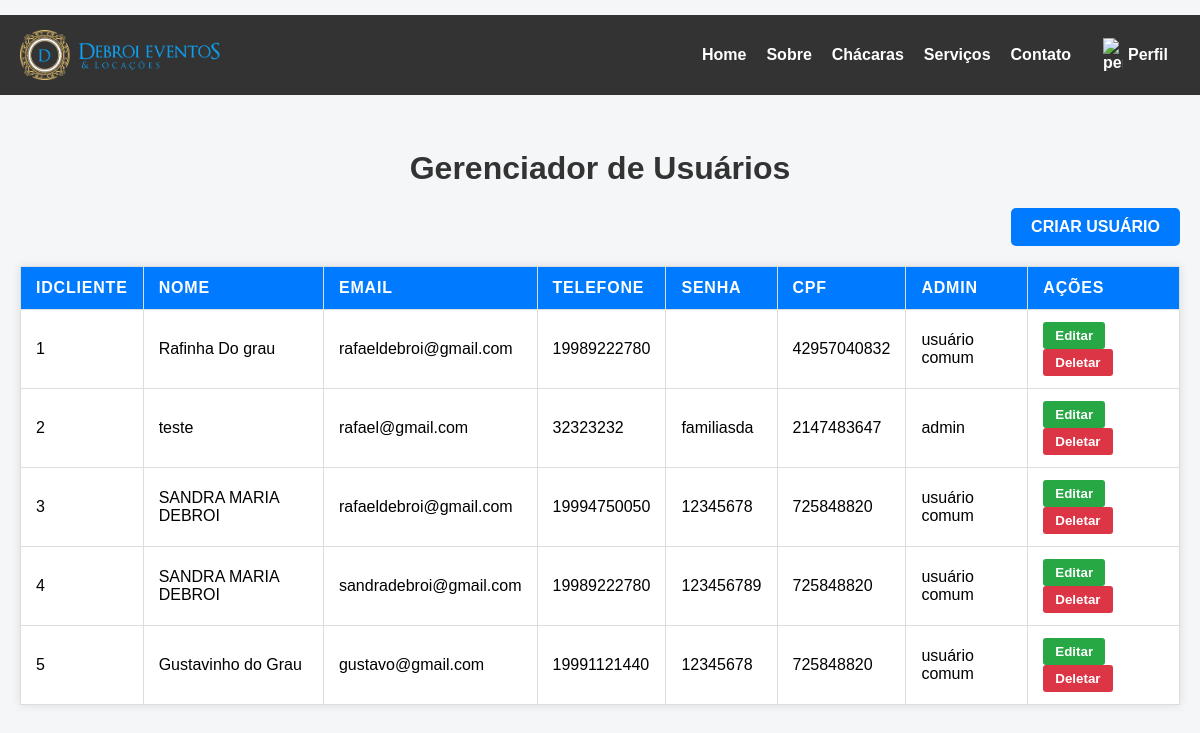
Screenshot of /GerenciamentoUser.php (signed in) with the database file from the repository.
### tables this page shows
CREATE TABLE `cliente` (
  `IdCliente` int(11) NOT NULL AUTO_INCREMENT,
  `Nome` varchar(100) NOT NULL,
  `Email` varchar(255) NOT NULL,
  `Telefone` varchar(15) NOT NULL,
  `Senha` varchar(100) NOT NULL,
  `Cpf` varchar(11) NOT NULL,
  `Admin` int(1) DEFAULT NULL,
  PRIMARY KEY (`IdCliente`)
);

### html/GerenciamentoUser.php (the view, shortened to what this page needs)
<?php
include('conexao.php');
    $ConsultaSQL = "select * from cliente;";
    $clientes = mysqli_query($conecta,$ConsultaSQL);
?>
<!DOCTYPE html>
<html lang="pt-BR">
<head>
</head>
<body>
    <header>
        <?php include 'menuBarra.php'; ?>
    </header>
    <div class="TudoviewUser">
        <h1>Gerenciador de Usuários</h1>
        <button class="create-btn">Criar Usuário</button>
        <table>
            <thead>
                <tr>
                    <th>IdCliente</th>
                    <th>Nome</th>
                    <th>Email</th>
                    <th>Telefone</th>
                    <th>Senha</th>
                    <th>CPF</th>
                    <th>Admin</th>
                    <th>Ações</th>
                </tr>
            </thead>
            <tbody>
                <?php while($cliente = mysqli_fetch_assoc($clientes)){  ?>
                <tr>
                    <td><?php echo $cliente["IdCliente"]; ?></td>
                    <td><?php echo $cliente["Nome"]; ?></td>
                    <td><?php echo $cliente["Email"]; ?></td>
                    <td><?php echo $cliente["Telefone"]; ?></td>
                    <td><?php echo $cliente["Senha"]; ?></td>
                    <td><?php echo $cliente["Cpf"]; ?></td>
                    <td>
                        <?php
                            if ($cliente["Admin"] == 1) {
                                echo "admin";
                            } else {
                                 echo "usuário comum";
                            }
                        ?>
                    </td>
                    <td class="actions">
                        <button class="edit-btn">Editar</button>
                        <button class="delete-btn">Deletar</button>
                    </td>
                </tr>
                <?php } ?>
            </tbody>
        </table>
    </div>
</body>
</html>

### html/GerenciamentoUser.php (style rules this page uses)
body { font-family: Arial, sans-serif; margin: 20px; background-color: #f4f6f8; }
h1 { margin-top: 150px; color: #333; text-align: center; }
table { width: 100%; border-collapse: collapse; margin-top: 15px; background: white; box-shadow: 0 0 10px rgba(0, 0, 0, 0.1); }
th, td { padding: 12px 15px; border: 1px solid #ddd; text-align: left; }
th { background-color: #007BFF; color: white; text-transform: uppercase; letter-spacing: 0.05em; }
.actions button { margin-right: 5px; padding: 6px 12px; border: none; border-radius: 3px; cursor: pointer; color: white; font-weight: bold; }
.edit-btn { background-color: #28a745; }
.delete-btn { background-color: #dc3545; }
.create-btn { background-color: #007bff; color: white; padding: 10px 20px; border: none; border-radius: 5px; font-size: 16px; cursor: pointer; text-transform: uppercase; font-weight: bold; margin-bottom: 20px; display: block; margin-left: auto; }

### rows the page displays
cliente: IdCliente "1", Nome "Rafinha Do grau", Email "rafaeldebroi@gmail.com", Telefone "19989222780", Cpf "42957040832", Admin "usuário comum"
cliente: IdCliente "2", Nome "teste", Email "rafael@gmail.com", Telefone "32323232", Senha "familiasda", Cpf "2147483647", Admin "admin"
cliente: IdCliente "3", Nome "SANDRA MARIA DEBROI", Email "rafaeldebroi@gmail.com", Telefone "19994750050", Senha "12345678", Cpf "725848820", Admin "usuário comum"
cliente: IdCliente "4", Nome "SANDRA MARIA DEBROI", Email "sandradebroi@gmail.com", Telefone "19989222780", Senha "123456789", Cpf "725848820", Admin "usuário comum"
cliente: IdCliente "5", Nome "Gustavinho do Grau", Email "gustavo@gmail.com", Telefone "19991121440", Senha "12345678", Cpf "725848820", Admin "usuário comum"
